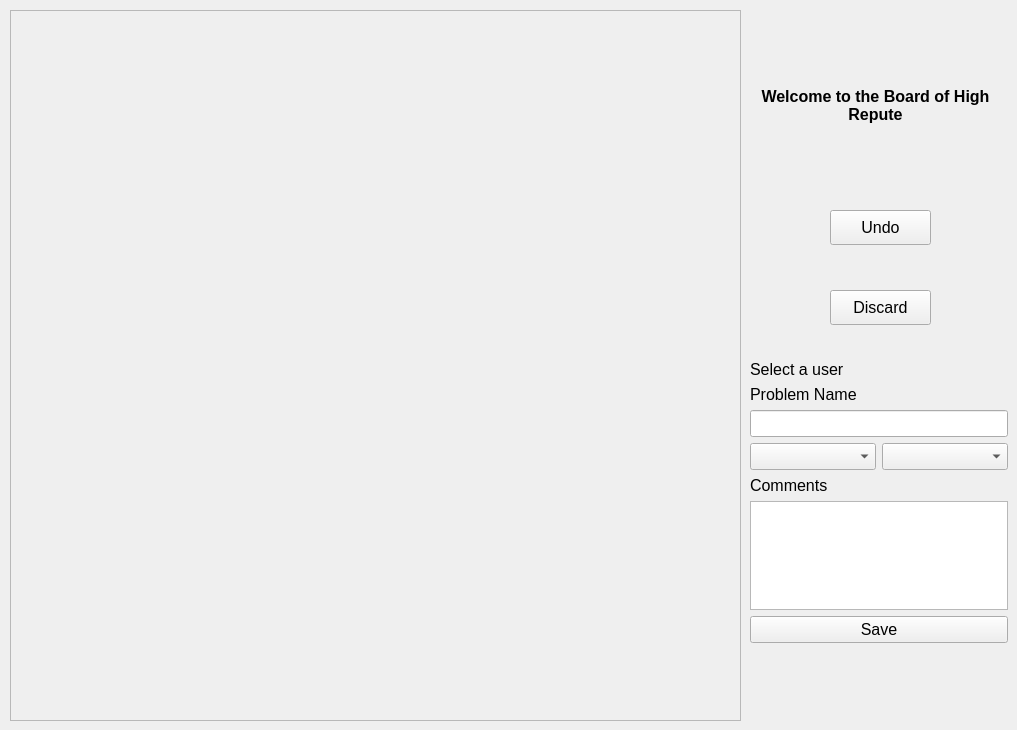
   <widget class="QWidget" name="tab_2">
    <attribute name="title">
     <string>Add Problem</string>
    </attribute>
    <widget class="QPushButton" name="pbUndo">
     <property name="geometry">
      <rect>
       <x>830</x>
       <y>210</y>
       <width>101</width>
       <height>35</height>
      </rect>
     </property>
     <property name="font">
      <font>
       <pointsize>12</pointsize>
      </font>
     </property>
     <property name="toolTip">
      <string>Remove the last added hold</string>
     </property>
     <property name="text">
      <string>Undo</string>
     </property>
    </widget>
    <widget class="QPushButton" name="pbDiscard">
     <property name="geometry">
      <rect>
       <x>830</x>
       <y>290</y>
       <width>101</width>
       <height>35</height>
      </rect>
     </property>
     <property name="font">
      <font>
       <pointsize>12</pointsize>
      </font>
     </property>
     <property name="toolTip">
      <string>Discard the created problem and start again</string>
     </property>
     <property name="text">
      <string>Discard</string>
     </property>
    </widget>
    <widget class="QWidget" name="layoutWidget">
     <property name="geometry">
      <rect>
       <x>750</x>
       <y>360</y>
       <width>258</width>
       <height>283</height>
      </rect>
     </property>
     <layout class="QGridLayout" name="gridLayout_6">
      <item row="5" column="1">
       <widget class="QComboBox" name="cbStars_2">
        <property name="font">
         <font>
          <pointsize>12</pointsize>
         </font>
        </property>
        <property name="toolTip">
         <string>Star rating for your new problem</string>
        </property>
       </widget>
      </item>
      <item row="8" column="0" colspan="2">
       <widget class="QPushButton" name="pbSave">
        <property name="font">
         <font>
          <pointsize>12</pointsize>
         </font>
        </property>
        <property name="toolTip">
         <string>Save the new problem</string>
        </property>
        <property name="text">
         <string>Save</string>
        </property>
       </widget>
      </item>
      <item row="4" column="0" colspan="2">
       <widget class="QLineEdit" name="leProblemName">
        <property name="font">
         <font>
          <pointsize>12</pointsize>
         </font>
        </property>
        <property name="toolTip">
         <string>Enter the name for your new problem</string>
        </property>
       </widget>
      </item>
      <item row="6" column="0" colspan="2">
       <widget class="QLabel" name="lblAddProb_3">
        <property name="font">
         <font>
          <pointsize>12</pointsize>
         </font>
        </property>
        <property name="text">
         <string>Comments</string>
        </property>
       </widget>
      </item>
      <item row="2" column="0" colspan="2">
       <widget class="QLabel" name="lblAddProb_2">
        <property name="font">
         <font>
          <pointsize>12</pointsize>
         </font>
        </property>
        <property name="text">
         <string>Problem Name</string>
        </property>
       </widget>
      </item>
      <item row="1" column="0" colspan="2">
       <widget class="QLabel" name="lblAddProbUser">
        <property name="font">
         <font>
          <pointsize>12</pointsize>
         </font>
        </property>
        <property name="text">
         <string>Select a user</string>
        </property>
       </widget>
      </item>
      <item row="5" column="0">
       <widget class="QComboBox" name="cbGrade_2">
        <property name="font">
         <font>
          <pointsize>12</pointsize>
         </font>
        </property>
        <property name="toolTip">
         <string>Grade for your new problem</string>
        </property>
       </widget>
      </item>
      <item row="7" column="0" colspan="2">
       <widget class="QTextEdit" name="tbComments">
        <property name="font">
         <font>
          <pointsize>12</pointsize>
         </font>
        </property>
        <property name="toolTip">
         <string>Any comments you have about your new problem</string>
        </property>
       </widget>
      </item>
     </layout>
    </widget>
    <widget class="QFrame" name="frame_6">
     <property name="geometry">
      <rect>
       <x>10</x>
       <y>10</y>
       <width>731</width>
       <height>711</height>
      </rect>
     </property>
     <property name="toolTip">
      <string>Click on a hold to create a new problem</string>
     </property>
     <property name="autoFillBackground">
      <bool>false</bool>
     </property>
     <property name="frameShape">
      <enum>QFrame::StyledPanel</enum>
     </property>
     <property name="frameShadow">
      <enum>QFrame::Raised</enum>
     </property>
    </widget>
    <widget class="QLabel" name="lblInfoAddProb">
     <property name="geometry">
      <rect>
       <x>750</x>
       <y>50</y>
       <width>251</width>
       <height>111</height>
      </rect>
     </property>
     <property name="font">
      <font>
       <pointsize>12</pointsize>
       <weight>75</weight>
       <bold>true</bold>
      </font>
     </property>
     <property name="text">
      <string>Welcome to the Board of High Repute</string>
     </property>
     <property name="alignment">
      <set>Qt::AlignCenter</set>
     </property>
     <property name="wordWrap">
      <bool>true</bool>
     </property>
    </widget>
    <zorder>frame_6</zorder>
    <zorder>layoutWidget</zorder>
    <zorder>pbUndo</zorder>
    <zorder>pbDiscard</zorder>
    <zorder>lblInfoAddProb</zorder>
   </widget>
